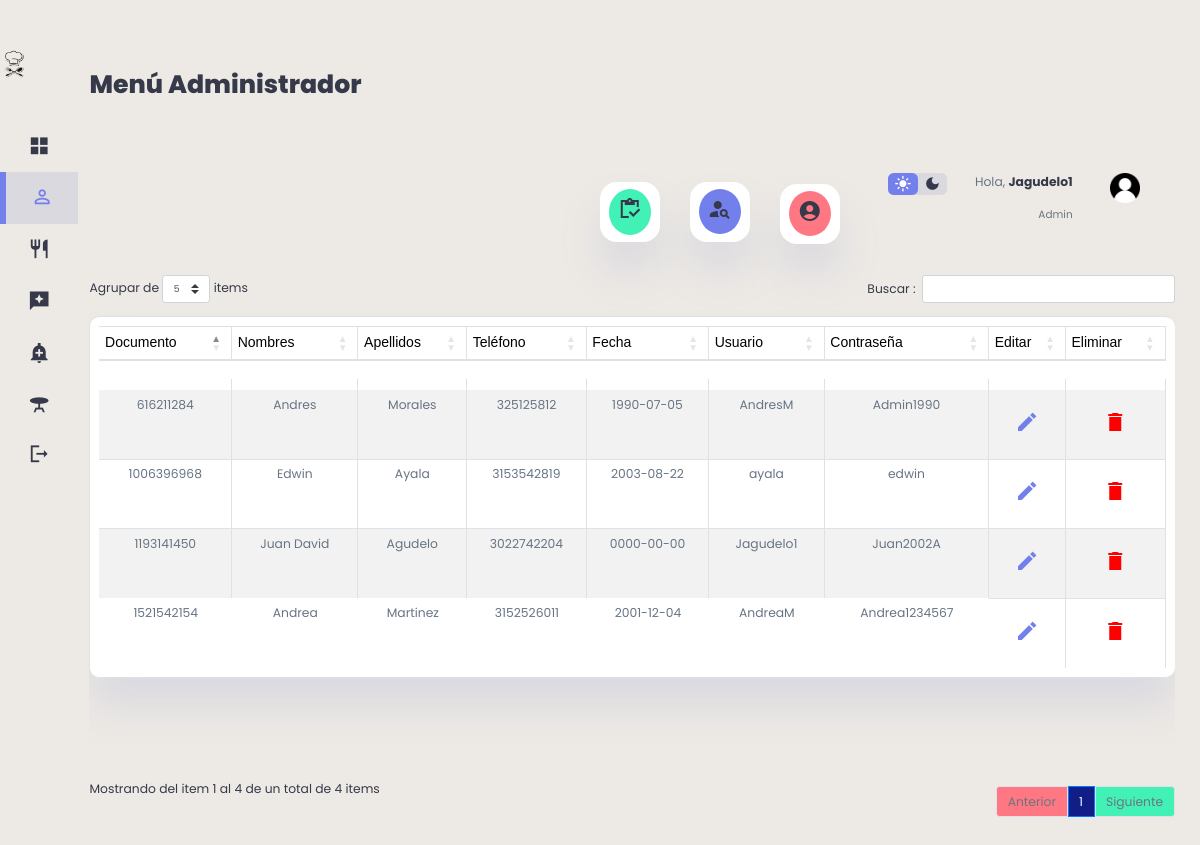
Screenshot of /clientes/clientes.php (signed in) with the database file from the repository.
### tables this page shows
CREATE TABLE `clientes` (
  `id_cliente` int(11) NOT NULL,
  `Documento` int(11) NOT NULL,
  `Nombres` varchar(100) DEFAULT NULL,
  `Apellidos` varchar(100) DEFAULT NULL,
  `Correo_Electronico` varchar(300) DEFAULT NULL,
  `Celular` varchar(11) NOT NULL,
  `Fecha` date DEFAULT NULL,
  `Usuario` varchar(100) DEFAULT NULL,
  `Contrasena` varchar(400) DEFAULT NULL,
  `Foto` mediumblob DEFAULT NULL,
  `id_rol` int(11) NOT NULL DEFAULT 2
);

### clientes/clientes.php (the view, shortened to what this page needs)
<?php
    include("../db/conexion.php");
    $datos= "SELECT * FROM clientes";
?>
<!DOCTYPE html>
<html lang="en">
<head>
    <link rel="stylesheet" href="https://cdnjs.cloudflare.com/ajax/libs/twitter-bootstrap/4.1.3/css/bootstrap.css">
    <link rel="stylesheet" href="https://cdn.datatables.net/1.10.20/css/dataTables.bootstrap4.min.css">
    <link rel="stylesheet"a href="../clientes/stylec.css">
</head>
<body>
<div class="content">
<div class="container1">
    <aside>
        <div class="top1">
            <div class="logo">
                <img src="./imag/icon.png">
            </div>
        </div>
        <div class="sidebar">
            <a href="../admin/admin.php">
                    <span class="material-icons-sharp">grid_view</span>
            </a>
            <a href="../clientes/clientes.php"  class="active">
                <span class="material-icons-sharp">person_outline</span>
            </a>
            <a href="../platillos/platillos.php">
                    <span class="material-icons-sharp">restaurant</span>
               </a>
            <a href="../resenas/resenas.php">
                <span class="material-icons-sharp">reviews</span>
            </a>
            <a href="../ventas/ventas.php">
                    <span class="material-icons-sharp">add_alert</span>
                </a>
                <a href="../mesas/mesa.php">
                    <span class="material-icons-sharp">table_bar</span>
                </a>
            <a href="../view/cerrar_sesion.php">
                <span class="material-icons-sharp">logout</span>
            </a>
        </div>
    </aside>
    <main>
        <h1>Menú Administrador</h1>
        <br>
        <div class="recent-orders">
            <table id="tablax" border="0" cellspacing="5" cellpadding="5" class="table table-striped table-bordered" style="width:100%">
                <div class="container2" style="margin-top: 10px;padding: 5px">
                    <thead>
                        <tr>
                            <td> <font face="Arial">Documento</font> </td>
                            <td> <font face="Arial">Nombres</font> </td>
                            <td> <font face="Arial">Apellidos</font> </td>
                            <td> <font face="Arial">Teléfono</font> </td>
                            <td> <font face="Arial">Fecha</font> </td>
                            <td> <font face="Arial">Usuario</font> </td>
                            <td> <font face="Arial">Contraseña</font> </td>
                            <td> <font face="Arial">Editar</font> </td>
                            <td> <font face="Arial">Eliminar</font> </td>
                        </tr>
                    </thead>
                </div>
                <tbody>
                    <?php foreach ($conexion -> query($datos) as $row) {
                        ?>
                                <tr>
                                    <td><p><?php echo $row['Documento'] ?></p></td>
                                    <td><p><?php echo $row['Nombres'] ?></p></td>
                                    <td><p><?php echo $row['Apellidos'] ?></p></td>
                                    <td><p><?php echo $row['Celular'] ?></p></td>
                                    <td><p><?php echo $row['Fecha'] ?></p></td>
                                    <td><p><?php echo $row['Usuario'] ?></p></td>
                                    <td><p><?php echo $row['Contrasena'] ?></p></td>
                                    <th><a href="actualizar.php?Documento=<?php echo $row['Documento']?>"> <span class="material-icons-sharp">edit</span> </a></th>
                                    <th><a href="delete.php?Documento=<?php echo $row['Documento']?>"> <span class="material-icons-sharp" style="color: red;">delete</span> </a></th>
                                </tr>
                        <?php
                        }
                        ?>
                </tbody>
            </table>
        </div>
    </main>
    <div class="right">
        <div class="top">
            <div class="theme-toggler">
                <span class="material-icons-sharp active">light_mode</span>
                <span class="material-icons-sharp">dark_mode</span>
            </div>
            <div class="profile">
                <div class="info">
                <p>Hola, <b><?php echo $_SESSION['usuario']; ?></b></p>
                    <small class="text-muted">Admin</small>
                </div>
                <div class="profile-photo">
                    <img src="./imag/user.png">
                </div>
            </div>
        </div>
        <div class="sales-analytics">
            <div class="item customers">
                <div class="icon">
                    <a target="_blank" href="../reportes/index.php"> <span class="material-icons-sharp">inventory</span> </a>
                </div>
            </div>
            <div class="item online">
                <div class="icon">
                    <a target="_blank" href="../clientes/nombres.php"><span class="material-icons-sharp">person_search</span></a>
                </div>
            </div>
            <div class="item offline">
                <div class="icon">
                    <a target="_blank" href="usuarios.php"><span class="material-icons-sharp">account_circle</span></a>
                </div>
            </div>
        </div>
    </div>
</div>
</div>
</body>
</html>

### rows the page displays
clientes: Documento "1521542154", Nombres "Andrea", Apellidos "Martinez", Celular "3152526011", Fecha "2001-12-04", Usuario "AndreaM", Contrasena "Andrea1234567"
clientes: Documento "1193141450", Nombres "Juan David", Apellidos "Agudelo", Celular "3022742204", Fecha "0000-00-00", Usuario "Jagudelo1", Contrasena "Juan2002A"
clientes: Documento "616211284", Nombres "Andres", Apellidos "Morales", Celular "325125812", Fecha "1990-07-05", Usuario "AndresM", Contrasena "Admin1990"
clientes: Documento "1006396968", Nombres "Edwin", Apellidos "Ayala", Celular "3153542819", Fecha "2003-08-22", Usuario "ayala", Contrasena "edwin"

### other values shown
$_SESSION['usuario'] "Jagudelo1"
